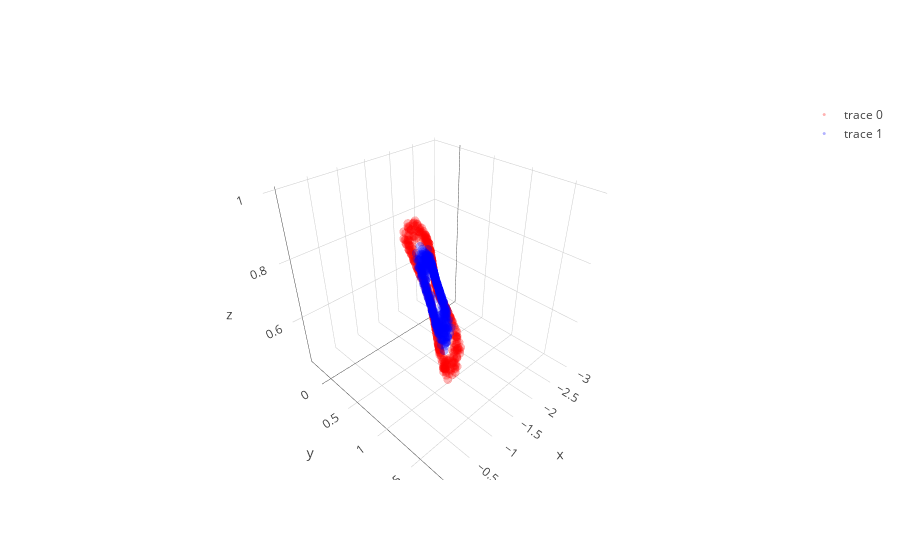
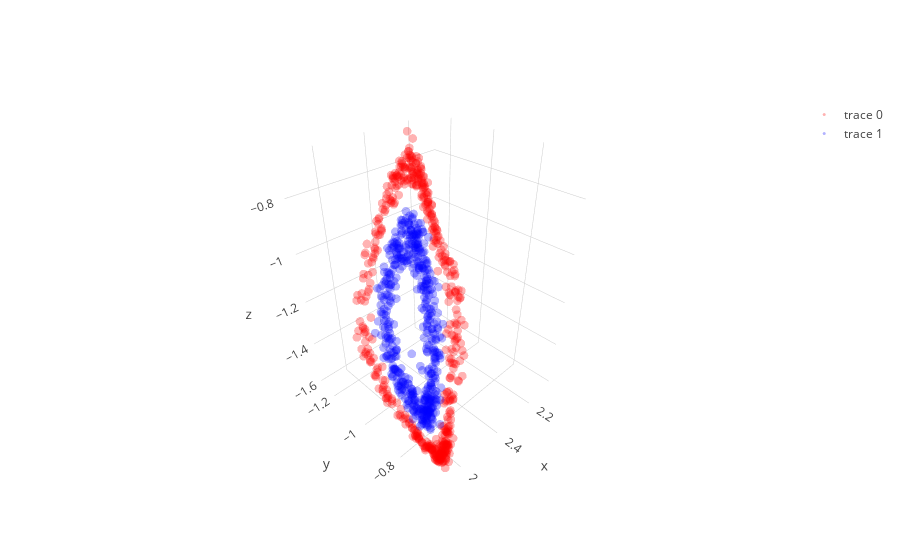
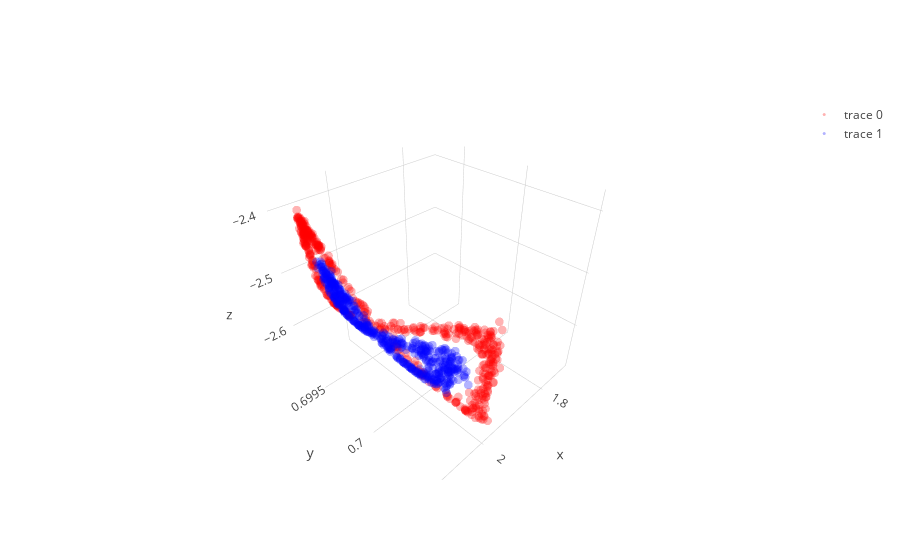

These figures' notebook cell, in order:
### Code cell
layer1,layer1_var = l1.feed_non(X)
layer2,layer2_var = l2.feed_non(layer1)
layer3,layer3_var = l3.feed_non(layer2)
layer4,layer4_var = l4.feed_linear(layer3)

show_3D(layer1)  
show_3D(layer2)    
show_3D(layer3)   

plt.figure(figsize=(8,6))
plt.scatter(layer4[y==0, 0], np.zeros((len(dsad)//2,1)), color='red', alpha=0.5)
plt.scatter(layer4[y==1, 0], np.zeros((len(dsad)//2,1)), color='blue', alpha=0.5)
plt.show()

### Figure 1 — Plotly figure (JSON) as saved in the notebook; plotly's stock layout.template omitted (floating-point values rounded to 4 significant figures; data arrays with more than 128 entries replaced by an {"elided": "..."} marker saying what was removed)
{"data": [{"line": {"color": "red", "width": 0.5}, "marker": {"opacity": 0.3, "size": 3}, "mode": "markers", "type": "scatter3d", "uid": "08155a40-f646-49db-adb5-e7d0c5404966", "x": {"elided": "500 float values"}, "y": {"elided": "500 float values"}, "z": {"elided": "500 float values"}}, {"line": {"color": "blue", "width": 0.5}, "marker": {"opacity": 0.3, "size": 3}, "mode": "markers", "type": "scatter3d", "uid": "2a37838d-9bda-45f4-8833-637cb81ba013", "x": {"elided": "500 float values"}, "y": {"elided": "500 float values"}, "z": {"elided": "500 float values"}}], "layout": {}}

### Figure 2 — Plotly figure (JSON) as saved in the notebook; plotly's stock layout.template omitted (floating-point values rounded to 4 significant figures; data arrays with more than 128 entries replaced by an {"elided": "..."} marker saying what was removed)
{"data": [{"line": {"color": "red", "width": 0.5}, "marker": {"opacity": 0.3, "size": 3}, "mode": "markers", "type": "scatter3d", "uid": "08783f33-4973-4b29-b7d4-d1a831504cd8", "x": {"elided": "500 float values"}, "y": {"elided": "500 float values"}, "z": {"elided": "500 float values"}}, {"line": {"color": "blue", "width": 0.5}, "marker": {"opacity": 0.3, "size": 3}, "mode": "markers", "type": "scatter3d", "uid": "17f84f98-fea1-459f-a6c7-f7e71ef20b52", "x": {"elided": "500 float values"}, "y": {"elided": "500 float values"}, "z": {"elided": "500 float values"}}], "layout": {}}

### Figure 3 — Plotly figure (JSON) as saved in the notebook; plotly's stock layout.template omitted (floating-point values rounded to 4 significant figures; data arrays with more than 128 entries replaced by an {"elided": "..."} marker saying what was removed)
{"data": [{"line": {"color": "red", "width": 0.5}, "marker": {"opacity": 0.3, "size": 3}, "mode": "markers", "type": "scatter3d", "uid": "6bcd177d-7452-487b-ac32-1855177ebe02", "x": {"elided": "500 float values"}, "y": {"elided": "500 float values"}, "z": {"elided": "500 float values"}}, {"line": {"color": "blue", "width": 0.5}, "marker": {"opacity": 0.3, "size": 3}, "mode": "markers", "type": "scatter3d", "uid": "d5919891-fd88-4afa-9a61-1b2d57b10f7e", "x": {"elided": "500 float values"}, "y": {"elided": "500 float values"}, "z": {"elided": "500 float values"}}], "layout": {}}
